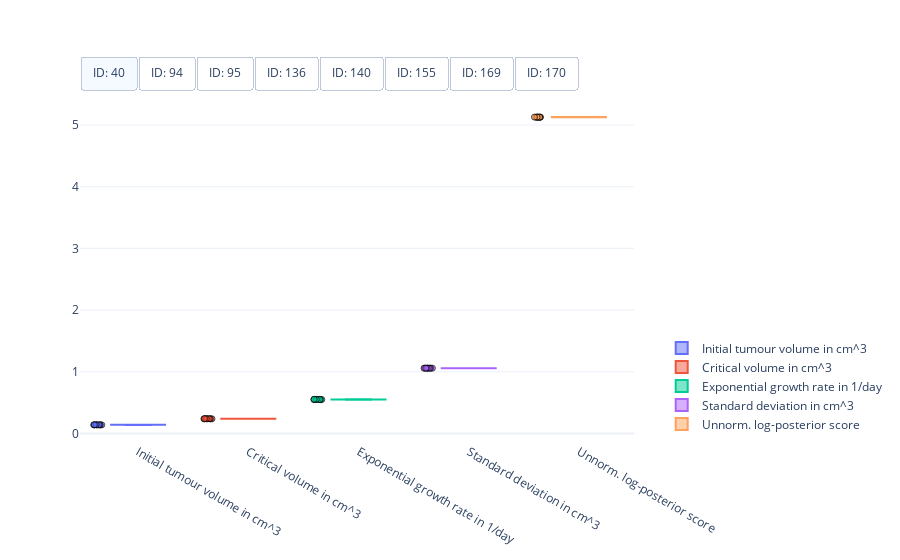

The notebook cell this image was saved under:
### Code cell
#
# Visualisation of the spread of optimised model parameters for multiple runs from different initial points.
#
# This cell needs the above optimised parameters, and their respective objective function scores, as well as the data
# [mouse_parameters, log_posterior_scores, data]
#

import plotly.colors
import plotly.graph_objects as go


# Get mouse ids
mouse_ids = data['#ID'].unique()

# Get number of parameters + score (for visualisation)
n_params = mouse_parameters.shape[2] + 1

# Define colorscheme
colors = plotly.colors.qualitative.Plotly[:n_params]

# Get optimised parameters
optimised_parameters = mouse_parameters

# Get optimised parameters
scores = log_posterior_scores

# Create figure
fig = go.Figure()

# Box plot of optimised model parameters
for index, id_m in enumerate(mouse_ids):
    # Get optimised parameters
    parameters = optimised_parameters[index, ...]

    # Get scores
    score = scores[index, :]

    # Create box plot of for initial tumour volume
    fig.add_trace(
        go.Box(
            y=parameters[:, 0],  
            name="Initial tumour volume in cm^3",
            boxpoints='all',
            jitter=0.2,
            pointpos=-1.5,
            visible=True if index == 0 else False,
            marker=dict(
                symbol='circle',
                opacity=0.7,
                line=dict(color='black', width=1)),
            marker_color=colors[0],
            line_color=colors[0]))

    # Create box plot for critical volume
    fig.add_trace(
        go.Box(
            y=parameters[:, 1],  
            name="Critical volume in cm^3",
            boxpoints='all',
            jitter=0.2,
            pointpos=-1.5,
            visible=True if index == 0 else False,
            marker=dict(
                symbol='circle',
                opacity=0.7,
                line=dict(color='black', width=1)),
            marker_color=colors[1],
            line_color=colors[1]))

    # Create box plot of for exponential tumour growth
    fig.add_trace(
        go.Box(
            y=parameters[:, 2],  
            name="Exponential growth rate in 1/day",
            boxpoints='all',
            jitter=0.2,
            pointpos=-1.5,
            visible=True if index == 0 else False,
            marker=dict(
                symbol='circle',
                opacity=0.7,
                line=dict(color='black', width=1)),
            marker_color=colors[2],
            line_color=colors[2]))

    # Create box plot for sigma
    fig.add_trace(
        go.Box(
            y=parameters[:, 3],  
            name="Standard deviation in cm^3",
            boxpoints='all',
            jitter=0.2,
            pointpos=-1.5,
            visible=True if index == 0 else False,
            marker=dict(
                symbol='circle',
                opacity=0.7,
                line=dict(color='black', width=1)),
            marker_color=colors[3],
            line_color=colors[3]))
    
    # Create box plot of for objective function score
    fig.add_trace(
        go.Box(
            y=score,  
            name="Unnorm. log-posterior score",
            boxpoints='all',
            jitter=0.2,
            pointpos=-1.5,
            visible=True if index == 0 else False,
            marker=dict(
                symbol='circle',
                opacity=0.7,
                line=dict(color='black', width=1)),
            marker_color=colors[4],
            line_color=colors[4]))

# Set figure size
fig.update_layout(
    autosize=True,
    template="plotly_white")

# Add switch between mice
fig.update_layout(
    updatemenus=[
        dict(
            type = "buttons",
            direction = "right",
            buttons=list([
                dict(
                    args=[{"visible": [True]*5 + [False]*(5 * 7)}],
                    label="ID: %d" % mouse_ids[0],
                    method="restyle"
                ),
                dict(
                    args=[{"visible": [False]*5 + [True]*5 + [False]*(5 * 6)}],
                    label="ID: %d" % mouse_ids[1],
                    method="restyle"
                ),
                dict(
                    args=[{"visible": [False]*(5 * 2) + [True]*5 + [False]*(5 * 5)}],
                    label="ID: %d" % mouse_ids[2],
                    method="restyle"
                ),
                dict(
                    args=[{"visible": [False]*(5 * 3) + [True]*5 + [False]*(5 * 4)}],
                    label="ID: %d" % mouse_ids[3],
                    method="restyle"
                ),
                dict(
                    args=[{"visible": [False]*(5 * 4) + [True]*5 + [False]*(5 * 3)}],
                    label="ID: %d" % mouse_ids[4],
                    method="restyle"
                ),
                dict(
                    args=[{"visible": [False]*(5 * 5) + [True]*5 + [False]*(5 * 2)}],
                    label="ID: %d" % mouse_ids[5],
                    method="restyle"
                ),
                dict(
                    args=[{"visible": [False]*(5 * 6) + [True]*5 + [False]* 5}],
                    label="ID: %d" % mouse_ids[6],
                    method="restyle"
                ),
                dict(
                    args=[{"visible": [False]*(5 * 7) + [True]*5}],
                    label="ID: %d" % mouse_ids[7],
                    method="restyle"
                )
            ]),
            pad={"r": 0, "t": -10},
            showactive=True,
            x=0.0,
            xanchor="left",
            y=1.1,
            yanchor="top"
        )
    ]
)

# Position legend
fig.update_layout(legend=dict(
    yanchor="bottom",
    y=0.01,
    xanchor="left",
    x=1.05))

# Show figure
fig.show()

### Figure 1 — Plotly figure (JSON) as saved in the notebook; plotly's stock layout.template omitted (floating-point values rounded to 4 significant figures)
{"data": [{"boxpoints": "all", "jitter": 0.2, "line": {"color": "#636EFA"}, "marker": {"color": "#636EFA", "line": {"color": "black", "width": 1}, "opacity": 0.7, "symbol": "circle"}, "name": "Initial tumour volume in cm^3", "pointpos": -1.5, "type": "box", "visible": true, "y": [0.1403, 0.1397, 0.1405, 0.1389, 0.1393, 0.1394, 0.1397, 0.139, 0.1392, 0.1386]}, {"boxpoints": "all", "jitter": 0.2, "line": {"color": "#EF553B"}, "marker": {"color": "#EF553B", "line": {"color": "black", "width": 1}, "opacity": 0.7, "symbol": "circle"}, "name": "Critical volume in cm^3", "pointpos": -1.5, "type": "box", "visible": true, "y": [0.2395, 0.2384, 0.2398, 0.237, 0.2378, 0.2379, 0.2384, 0.2372, 0.2376, 0.2365]}, {"boxpoints": "all", "jitter": 0.2, "line": {"color": "#00CC96"}, "marker": {"color": "#00CC96", "line": {"color": "black", "width": 1}, "opacity": 0.7, "symbol": "circle"}, "name": "Exponential growth rate in 1/day", "pointpos": -1.5, "type": "box", "visible": true, "y": [0.5473, 0.5494, 0.5462, 0.5522, 0.5508, 0.5504, 0.5496, 0.5516, 0.5511, 0.5538]}, {"boxpoints": "all", "jitter": 0.2, "line": {"color": "#AB63FA"}, "marker": {"color": "#AB63FA", "line": {"color": "black", "width": 1}, "opacity": 0.7, "symbol": "circle"}, "name": "Standard deviation in cm^3", "pointpos": -1.5, "type": "box", "visible": true, "y": [1.058, 1.058, 1.058, 1.058, 1.058, 1.058, 1.058, 1.059, 1.058, 1.058]}, {"boxpoints": "all", "jitter": 0.2, "line": {"color": "#FFA15A"}, "marker": {"color": "#FFA15A", "line": {"color": "black", "width": 1}, "opacity": 0.7, "symbol": "circle"}, "name": "Unnorm. log-posterior score", "pointpos": -1.5, "type": "box", "visible": true, "y": [5.127, 5.127, 5.126, 5.127, 5.128, 5.128, 5.127, 5.125, 5.127, 5.127]}, {"boxpoints": "all", "jitter": 0.2, "line": {"color": "#636EFA"}, "marker": {"color": "#636EFA", "line": {"color": "black", "width": 1}, "opacity": 0.7, "symbol": "circle"}, "name": "Initial tumour volume in cm^3", "pointpos": -1.5, "type": "box", "visible": false, "y": [0.0748, 0.07457, 0.0748, 0.07446, 0.07455, 0.07455, 0.0748, 0.0748, 0.0748, 0.07444]}, {"boxpoints": "all", "jitter": 0.2, "line": {"color": "#EF553B"}, "marker": {"color": "#EF553B", "line": {"color": "black", "width": 1}, "opacity": 0.7, "symbol": "circle"}, "name": "Critical volume in cm^3", "pointpos": -1.5, "type": "box", "visible": false, "y": [0.06177, 0.0605, 0.06177, 0.05995, 0.06046, 0.06046, 0.06177, 0.06177, 0.06177, 0.05984]}, {"boxpoints": "all", "jitter": 0.2, "line": {"color": "#00CC96"}, "marker": {"color": "#00CC96", "line": {"color": "black", "width": 1}, "opacity": 0.7, "symbol": "circle"}, "name": "Exponential growth rate in 1/day", "pointpos": -1.5, "type": "box", "visible": false, "y": [0.3301, 0.3358, 0.3301, 0.3383, 0.336, 0.336, 0.3301, 0.3301, 0.3301, 0.3388]}, {"boxpoints": "all", "jitter": 0.2, "line": {"color": "#AB63FA"}, "marker": {"color": "#AB63FA", "line": {"color": "black", "width": 1}, "opacity": 0.7, "symbol": "circle"}, "name": "Standard deviation in cm^3", "pointpos": -1.5, "type": "box", "visible": false, "y": [1.023, 1.023, 1.023, 1.023, 1.023, 1.023, 1.023, 1.023, 1.023, 1.023]}, {"boxpoints": "all", "jitter": 0.2, "line": {"color": "#FFA15A"}, "marker": {"color": "#FFA15A", "line": {"color": "black", "width": 1}, "opacity": 0.7, "symbol": "circle"}, "name": "Unnorm. log-posterior score", "pointpos": -1.5, "type": "box", "visible": false, "y": [23.48, 23.48, 23.48, 23.48, 23.48, 23.48, 23.48, 23.48, 23.48, 23.48]}, {"boxpoints": "all", "jitter": 0.2, "line": {"color": "#636EFA"}, "marker": {"color": "#636EFA", "line": {"color": "black", "width": 1}, "opacity": 0.7, "symbol": "circle"}, "name": "Initial tumour volume in cm^3", "pointpos": -1.5, "type": "box", "visible": false, "y": [0.2209, 0.2209, 0.2209, 0.2209, 0.2209, 0.2209, 0.2209, 0.2209, 0.2209, 0.2209]}, {"boxpoints": "all", "jitter": 0.2, "line": {"color": "#EF553B"}, "marker": {"color": "#EF553B", "line": {"color": "black", "width": 1}, "opacity": 0.7, "symbol": "circle"}, "name": "Critical volume in cm^3", "pointpos": -1.5, "type": "box", "visible": false, "y": [1000.0, 1000.0, 1000.0, 1000.0, 1000.0, 1000.0, 1000.0, 1000.0, 1000.0, 1000.0]}, {"boxpoints": "all", "jitter": 0.2, "line": {"color": "#00CC96"}, "marker": {"color": "#00CC96", "line": {"color": "black", "width": 1}, "opacity": 0.7, "symbol": "circle"}, "name": "Exponential growth rate in 1/day", "pointpos": -1.5, "type": "box", "visible": false, "y": [0.1112, 0.1112, 0.1112, 0.1112, 0.1112, 0.1112, 0.1112, 0.1112, 0.1112, 0.1112]}, {"boxpoints": "all", "jitter": 0.2, "line": {"color": "#AB63FA"}, "marker": {"color": "#AB63FA", "line": {"color": "black", "width": 1}, "opacity": 0.7, "symbol": "circle"}, "name": "Standard deviation in cm^3", "pointpos": -1.5, "type": "box", "visible": false, "y": [1.105, 1.105, 1.105, 1.105, 1.105, 1.105, 1.105, 1.105, 1.105, 1.105]}, {"boxpoints": "all", "jitter": 0.2, "line": {"color": "#FFA15A"}, "marker": {"color": "#FFA15A", "line": {"color": "black", "width": 1}, "opacity": 0.7, "symbol": "circle"}, "name": "Unnorm. log-posterior score", "pointpos": -1.5, "type": "box", "visible": false, "y": [-0.5665, -0.5665, -0.5665, -0.5665, -0.5665, -0.5665, -0.5665, -0.5665, -0.5665, -0.5665]}, {"boxpoints": "all", "jitter": 0.2, "line": {"color": "#636EFA"}, "marker": {"color": "#636EFA", "line": {"color": "black", "width": 1}, "opacity": 0.7, "symbol": "circle"}, "name": "Initial tumour volume in cm^3", "pointpos": -1.5, "type": "box", "visible": false, "y": [0.149, 0.1491, 0.1476, 0.1488, 0.149, 0.1477, 0.1489, 0.1491, 0.1482, 0.1483]}, {"boxpoints": "all", "jitter": 0.2, "line": {"color": "#EF553B"}, "marker": {"color": "#EF553B", "line": {"color": "black", "width": 1}, "opacity": 0.7, "symbol": "circle"}, "name": "Critical volume in cm^3", "pointpos": -1.5, "type": "box", "visible": false, "y": [1.187, 1.187, 1.153, 1.185, 1.187, 1.128, 1.186, 1.188, 1.157, 1.156]}, {"boxpoints": "all", "jitter": 0.2, "line": {"color": "#00CC96"}, "marker": {"color": "#00CC96", "line": {"color": "black", "width": 1}, "opacity": 0.7, "symbol": "circle"}, "name": "Exponential growth rate in 1/day", "pointpos": -1.5, "type": "box", "visible": false, "y": [0.1085, 0.1085, 0.1099, 0.1086, 0.1085, 0.1105, 0.1086, 0.1085, 0.1096, 0.1095]}, {"boxpoints": "all", "jitter": 0.2, "line": {"color": "#AB63FA"}, "marker": {"color": "#AB63FA", "line": {"color": "black", "width": 1}, "opacity": 0.7, "symbol": "circle"}, "name": "Standard deviation in cm^3", "pointpos": -1.5, "type": "box", "visible": false, "y": [1.055, 1.055, 1.055, 1.055, 1.055, 1.055, 1.055, 1.055, 1.055, 1.055]}, {"boxpoints": "all", "jitter": 0.2, "line": {"color": "#FFA15A"}, "marker": {"color": "#FFA15A", "line": {"color": "black", "width": 1}, "opacity": 0.7, "symbol": "circle"}, "name": "Unnorm. log-posterior score", "pointpos": -1.5, "type": "box", "visible": false, "y": [11.68, 11.68, 11.68, 11.68, 11.68, 11.68, 11.68, 11.68, 11.68, 11.68]}, {"boxpoints": "all", "jitter": 0.2, "line": {"color": "#636EFA"}, "marker": {"color": "#636EFA", "line": {"color": "black", "width": 1}, "opacity": 0.7, "symbol": "circle"}, "name": "Initial tumour volume in cm^3", "pointpos": -1.5, "type": "box", "visible": false, "y": [0.08418, 0.08418, 0.08418, 0.08418, 0.08418, 0.08418, 0.08418, 0.08418, 0.08418, 0.08418]}, {"boxpoints": "all", "jitter": 0.2, "line": {"color": "#EF553B"}, "marker": {"color": "#EF553B", "line": {"color": "black", "width": 1}, "opacity": 0.7, "symbol": "circle"}, "name": "Critical volume in cm^3", "pointpos": -1.5, "type": "box", "visible": false, "y": [1000.0, 1000.0, 1000.0, 1000.0, 1000.0, 1000.0, 1000.0, 1000.0, 1000.0, 1000.0]}, {"boxpoints": "all", "jitter": 0.2, "line": {"color": "#00CC96"}, "marker": {"color": "#00CC96", "line": {"color": "black", "width": 1}, "opacity": 0.7, "symbol": "circle"}, "name": "Exponential growth rate in 1/day", "pointpos": -1.5, "type": "box", "visible": false, "y": [0.1084, 0.1084, 0.1084, 0.1084, 0.1084, 0.1084, 0.1084, 0.1084, 0.1084, 0.1084]}, {"boxpoints": "all", "jitter": 0.2, "line": {"color": "#AB63FA"}, "marker": {"color": "#AB63FA", "line": {"color": "black", "width": 1}, "opacity": 0.7, "symbol": "circle"}, "name": "Standard deviation in cm^3", "pointpos": -1.5, "type": "box", "visible": false, "y": [1.108, 1.108, 1.108, 1.108, 1.108, 1.108, 1.108, 1.108, 1.108, 1.108]}, {"boxpoints": "all", "jitter": 0.2, "line": {"color": "#FFA15A"}, "marker": {"color": "#FFA15A", "line": {"color": "black", "width": 1}, "opacity": 0.7, "symbol": "circle"}, "name": "Unnorm. log-posterior score", "pointpos": -1.5, "type": "box", "visible": false, "y": [2.647, 2.647, 2.647, 2.647, 2.647, 2.647, 2.647, 2.647, 2.647, 2.647]}, {"boxpoints": "all", "jitter": 0.2, "line": {"color": "#636EFA"}, "marker": {"color": "#636EFA", "line": {"color": "black", "width": 1}, "opacity": 0.7, "symbol": "circle"}, "name": "Initial tumour volume in cm^3", "pointpos": -1.5, "type": "box", "visible": false, "y": [0.1333, 0.1333, 0.1333, 0.1333, 0.1333, 0.1333, 0.1333, 0.1333, 0.125, 0.1333]}, {"boxpoints": "all", "jitter": 0.2, "line": {"color": "#EF553B"}, "marker": {"color": "#EF553B", "line": {"color": "black", "width": 1}, "opacity": 0.7, "symbol": "circle"}, "name": "Critical volume in cm^3", "pointpos": -1.5, "type": "box", "visible": false, "y": [0.275, 0.275, 0.275, 0.275, 0.275, 0.275, 0.275, 0.275, 0.2299, 0.275]}, {"boxpoints": "all", "jitter": 0.2, "line": {"color": "#00CC96"}, "marker": {"color": "#00CC96", "line": {"color": "black", "width": 1}, "opacity": 0.7, "symbol": "circle"}, "name": "Exponential growth rate in 1/day", "pointpos": -1.5, "type": "box", "visible": false, "y": [0.3947, 0.3947, 0.3947, 0.3947, 0.3947, 0.3947, 0.3947, 0.3947, 0.4531, 0.3947]}, {"boxpoints": "all", "jitter": 0.2, "line": {"color": "#AB63FA"}, "marker": {"color": "#AB63FA", "line": {"color": "black", "width": 1}, "opacity": 0.7, "symbol": "circle"}, "name": "Standard deviation in cm^3", "pointpos": -1.5, "type": "box", "visible": false, "y": [1.158, 1.158, 1.158, 1.158, 1.158, 1.158, 1.158, 1.158, 1.158, 1.158]}, {"boxpoints": "all", "jitter": 0.2, "line": {"color": "#FFA15A"}, "marker": {"color": "#FFA15A", "line": {"color": "black", "width": 1}, "opacity": 0.7, "symbol": "circle"}, "name": "Unnorm. log-posterior score", "pointpos": -1.5, "type": "box", "visible": false, "y": [-3.439, -3.439, -3.439, -3.439, -3.439, -3.439, -3.439, -3.439, -3.444, -3.439]}, {"boxpoints": "all", "jitter": 0.2, "line": {"color": "#636EFA"}, "marker": {"color": "#636EFA", "line": {"color": "black", "width": 1}, "opacity": 0.7, "symbol": "circle"}, "name": "Initial tumour volume in cm^3", "pointpos": -1.5, "type": "box", "visible": false, "y": [0.1238, 0.1238, 0.1238, 0.1233, 0.1233, 0.1241, 0.1238, 0.1233, 0.1238, 0.1238]}, {"boxpoints": "all", "jitter": 0.2, "line": {"color": "#EF553B"}, "marker": {"color": "#EF553B", "line": {"color": "black", "width": 1}, "opacity": 0.7, "symbol": "circle"}, "name": "Critical volume in cm^3", "pointpos": -1.5, "type": "box", "visible": false, "y": [0.8487, 0.8491, 0.8482, 0.8202, 0.8202, 0.8535, 0.8482, 0.8202, 0.8482, 0.8482]}, {"boxpoints": "all", "jitter": 0.2, "line": {"color": "#00CC96"}, "marker": {"color": "#00CC96", "line": {"color": "black", "width": 1}, "opacity": 0.7, "symbol": "circle"}, "name": "Exponential growth rate in 1/day", "pointpos": -1.5, "type": "box", "visible": false, "y": [0.08605, 0.08602, 0.08606, 0.08704, 0.08704, 0.0858, 0.08606, 0.08704, 0.08606, 0.08606]}, {"boxpoints": "all", "jitter": 0.2, "line": {"color": "#AB63FA"}, "marker": {"color": "#AB63FA", "line": {"color": "black", "width": 1}, "opacity": 0.7, "symbol": "circle"}, "name": "Standard deviation in cm^3", "pointpos": -1.5, "type": "box", "visible": false, "y": [1.015, 1.015, 1.015, 1.015, 1.015, 1.015, 1.015, 1.015, 1.015, 1.015]}, {"boxpoints": "all", "jitter": 0.2, "line": {"color": "#FFA15A"}, "marker": {"color": "#FFA15A", "line": {"color": "black", "width": 1}, "opacity": 0.7, "symbol": "circle"}, "name": "Unnorm. log-posterior score", "pointpos": -1.5, "type": "box", "visible": false, "y": [30.05, 30.04, 30.05, 30.04, 30.04, 30.04, 30.05, 30.04, 30.05, 30.05]}, {"boxpoints": "all", "jitter": 0.2, "line": {"color": "#636EFA"}, "marker": {"color": "#636EFA", "line": {"color": "black", "width": 1}, "opacity": 0.7, "symbol": "circle"}, "name": "Initial tumour volume in cm^3", "pointpos": -1.5, "type": "box", "visible": false, "y": [0.08703, 0.08705, 0.08705, 0.08705, 0.08705, 0.08704, 0.08711, 0.08705, 0.08705, 0.08711]}, {"boxpoints": "all", "jitter": 0.2, "line": {"color": "#EF553B"}, "marker": {"color": "#EF553B", "line": {"color": "black", "width": 1}, "opacity": 0.7, "symbol": "circle"}, "name": "Critical volume in cm^3", "pointpos": -1.5, "type": "box", "visible": false, "y": [2.67, 2.671, 2.671, 2.671, 2.671, 2.669, 2.704, 2.671, 2.671, 2.704]}, {"boxpoints": "all", "jitter": 0.2, "line": {"color": "#00CC96"}, "marker": {"color": "#00CC96", "line": {"color": "black", "width": 1}, "opacity": 0.7, "symbol": "circle"}, "name": "Exponential growth rate in 1/day", "pointpos": -1.5, "type": "box", "visible": false, "y": [0.07235, 0.07234, 0.07234, 0.07234, 0.07234, 0.07236, 0.07224, 0.07234, 0.07234, 0.07224]}, {"boxpoints": "all", "jitter": 0.2, "line": {"color": "#AB63FA"}, "marker": {"color": "#AB63FA", "line": {"color": "black", "width": 1}, "opacity": 0.7, "symbol": "circle"}, "name": "Standard deviation in cm^3", "pointpos": -1.5, "type": "box", "visible": false, "y": [1.013, 1.013, 1.013, 1.013, 1.013, 1.013, 1.013, 1.013, 1.013, 1.013]}, {"boxpoints": "all", "jitter": 0.2, "line": {"color": "#FFA15A"}, "marker": {"color": "#FFA15A", "line": {"color": "black", "width": 1}, "opacity": 0.7, "symbol": "circle"}, "name": "Unnorm. log-posterior score", "pointpos": -1.5, "type": "box", "visible": false, "y": [31.66, 31.66, 31.66, 31.66, 31.66, 31.66, 31.66, 31.66, 31.66, 31.66]}], "layout": {"autosize": true, "legend": {"x": 1.05, "xanchor": "left", "y": 0.01, "yanchor": "bottom"}, "updatemenus": [{"buttons": [{"args": [{"visible": [true, true, true, true, true, false, false, false, false, false, false, false, false, false, false, false, false, false, false, false, false, false, false, false, false, false, false, false, false, false, false, false, false, false, false, false, false, false, false, false]}], "label": "ID: 40", "method": "restyle"}, {"args": [{"visible": [false, false, false, false, false, true, true, true, true, true, false, false, false, false, false, false, false, false, false, false, false, false, false, false, false, false, false, false, false, false, false, false, false, false, false, false, false, false, false, false]}], "label": "ID: 94", "method": "restyle"}, {"args": [{"visible": [false, false, false, false, false, false, false, false, false, false, true, true, true, true, true, false, false, false, false, false, false, false, false, false, false, false, false, false, false, false, false, false, false, false, false, false, false, false, false, false]}], "label": "ID: 95", "method": "restyle"}, {"args": [{"visible": [false, false, false, false, false, false, false, false, false, false, false, false, false, false, false, true, true, true, true, true, false, false, false, false, false, false, false, false, false, false, false, false, false, false, false, false, false, false, false, false]}], "label": "ID: 136", "method": "restyle"}, {"args": [{"visible": [false, false, false, false, false, false, false, false, false, false, false, false, false, false, false, false, false, false, false, false, true, true, true, true, true, false, false, false, false, false, false, false, false, false, false, false, false, false, false, false]}], "label": "ID: 140", "method": "restyle"}, {"args": [{"visible": [false, false, false, false, false, false, false, false, false, false, false, false, false, false, false, false, false, false, false, false, false, false, false, false, false, true, true, true, true, true, false, false, false, false, false, false, false, false, false, false]}], "label": "ID: 155", "method": "restyle"}, {"args": [{"visible": [false, false, false, false, false, false, false, false, false, false, false, false, false, false, false, false, false, false, false, false, false, false, false, false, false, false, false, false, false, false, true, true, true, true, true, false, false, false, false, false]}], "label": "ID: 169", "method": "restyle"}, {"args": [{"visible": [false, false, false, false, false, false, false, false, false, false, false, false, false, false, false, false, false, false, false, false, false, false, false, false, false, false, false, false, false, false, false, false, false, false, false, true, true, true, true, true]}], "label": "ID: 170", "method": "restyle"}], "direction": "right", "pad": {"r": 0, "t": -10}, "showactive": true, "type": "buttons", "x": 0, "xanchor": "left", "y": 1.1, "yanchor": "top"}]}}
